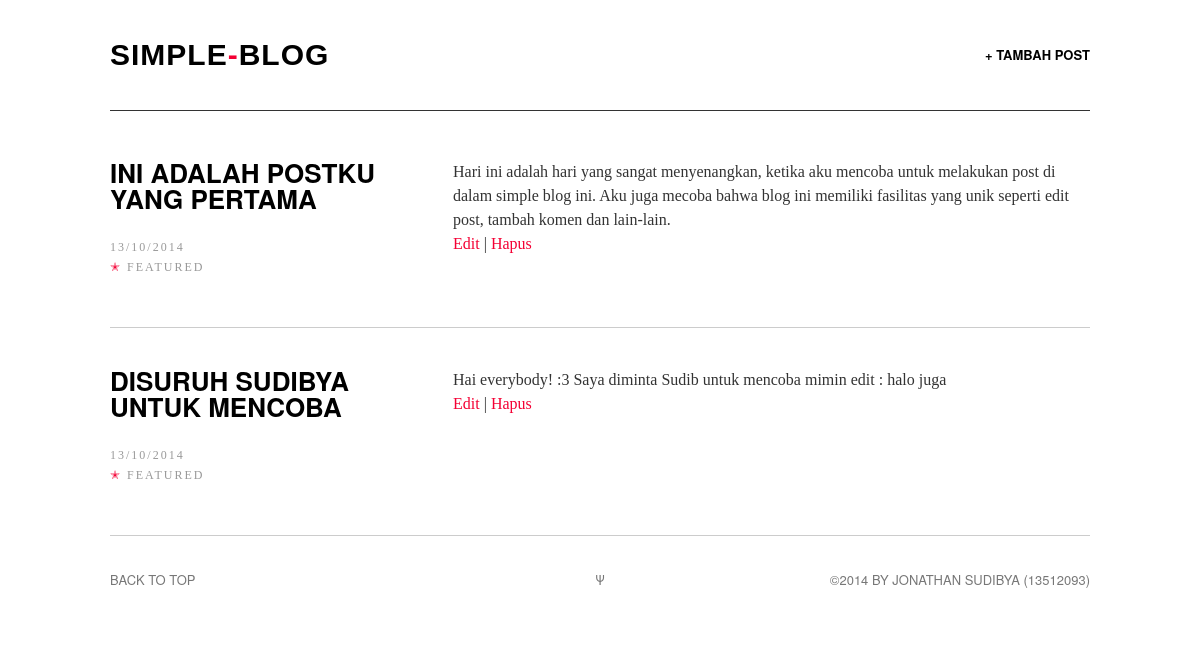
The page / on the database its author committed.
### tables this page shows
CREATE TABLE IF NOT EXISTS `post` (
  `post_id` int(11) NOT NULL AUTO_INCREMENT,
  `judul` varchar(32) NOT NULL,
  `tanggal` varchar(32) NOT NULL,
  `konten` mediumtext NOT NULL,
  PRIMARY KEY (`post_id`)
);

### index.php (the view, shortened to what this page needs)
<!DOCTYPE html>
<html>
<head>
<link rel="stylesheet" type="text/css" href="assets/css/screen.css" />
</head>
<body class="default">
<div class="wrapper">
<nav class="nav">
    <a style="border:none;" id="logo" href="index.html"><h1>Simple<span>-</span>Blog</h1></a>
    <ul class="nav-primary">
        <li><a href="new_post.php">+ Tambah Post</a></li>
    </ul>
</nav>
<div id="home">
    <div class="posts">
        <nav class="art-list">
          <ul class="art-list-body">
            <?php
              $con=mysqli_connect("localhost","root","12345","simple_blog");
              if (mysqli_connect_errno()){
                echo "Failed to connect to MySQL: " . mysqli_connect_error();
              }
              else{
                $sql = mysqli_query($con,"SELECT * FROM post ORDER BY post_id desc");
                while($row = mysqli_fetch_array($sql)) {
                  echo "<li class='art-list-item'>";
                  echo "<div class='art-list-item-title-and-time'>";
                  echo "<h2 class='art-list-title'><a href='post.php?id=". $row['post_id'] ."'>" . $row['judul'] . "</a></h2>";
                  echo "<div class='art-list-time'>" . $row['tanggal'] . "</div>";
                  echo "<div class='art-list-time'><span style='color:#F40034;'>&#10029;</span> Featured</div>";
                  echo "</div>";
                  echo "<p>" . $row['konten'] . "</p>";
                  echo "<p> <a href='edit_post.php?id=". $row['post_id'] . "'>Edit</a> | <a href='deletepost.php?id=". $row['post_id'] ."' onclick='return confirmDelete()'>Hapus</a> ";
                  echo "</li>";
                }
              }
            ?>
          </ul>
        </nav>
    </div>
</div>
<footer class="footer">
    <div class="back-to-top"><a href="">Back to top</a></div>
    <div class="psi">&Psi;</div>
    <aside class="offsite-links">
      <a href ="">&copy;2014 by Jonathan Sudibya (13512093)</a>
    </aside>
</footer>
</div>
</body>
</html>

### assets/css/screen.css (style rules this page uses)
html, body, div, span, object, iframe, h1, h2, h3, h4, h5, h6, p, blockquote, pre, a, address, cite, code, em, img, small, strong, ol, ul, li, fieldset, form, label, legend, table, caption, tbody, tfoot, thead, tr, th, td, article, aside, canvas, embed, figure, figcaption, footer, header, hgroup, menu, nav, section, summary, time, audio, video { margin: 0; padding: 0; border: 0; font-size: 100%; font: inherit; vertical-align: baseline; }
article, aside, details, figcaption, figure, footer, header, hgroup, menu, time, nav, section { display: block; }
html, body, .wrapper { min-height: 100%; }
html, body { height: 100%; }
.wrapper { min-height: 100%; }
body { overflow-x: hidden; font: 17px/28px ff-meta-serif-web-pro, "Georgia", serif; color: #333; background: #fff; }
h1, h2, h3, h4, h5, h6 { font-family: "proxima-nova", "helvetica neue", "helvetica", sans-serif; font-weight: normal; text-transform: uppercase; font-weight: 700; color: #000; text-rendering: optimizeLegibility; }
h1 { font-size: 50px; padding-bottom: 30px; }
h2 { font-size: 45px; padding-bottom: 25px; }
p { margin: 0 0 28px 0; }
a { color: #F40034; text-decoration: none; -webkit-transition: color .2s ease-in-out; -moz-transition: color .2s ease-in-out; transition: color .2s ease-in-out; }
.wrapper { max-width: 1500px; margin: 0 auto; background: #fff; }
.nav, .art-header-inner, .footer, .art-list, .abt, .fourohfour { width: 980px; }
.nav, .art-body-inner, .footer, .art-list, .abt, .fourohfour { position: relative; margin: 0 auto; }
.nav { position: absolute; top: 0; left: 50%; height: 70px; padding-top: 40px; margin-left: -490px; border-bottom: 1px solid #333; z-index: 2; }
#logo { float: left; }
.nav-primary { float: right; }
.nav-primary li { display: inline-block; margin-left: 10px; font-weight: 500; }
#logo h1, .nav-primary li, .nav-primary li a { font-family: "proxima-nova", "helvetica neue", "helvetica", sans-serif; font-weight: 700; font-size: 13px; line-height: 30px; color: #000; text-transform: uppercase; }
#logo h1 { height: 30px; margin-left: 0px; letter-spacing: 1px; font-family: 'Questrial', sans-serif; font-size: 30px; }
#logo h1 span { color: #F40034 !important; }
.nav li:first-child { margin-left: 0; }
.art-list { padding: 120px 0 0; }
.art-list-body { position: relative; overflow: hidden; }
.art-list-item { padding: 40px 0; list-style: none; overflow: hidden; border-bottom: 1px solid #ccc; }
.art-list-item:last-child { border-bottom: none; }
.art-list-title { font-size: 26px; line-height: 26px; font-weight: 700; }
.art-list-item-title-and-time { float: left; width: 30%; margin-bottom: 10px; }
.art-list-time { font-size: 12px; line-height: 20px; letter-spacing: 2px; text-transform: uppercase; color: #999; }
.art-list-title a { color: #000; }
.art-list-item p { width: 65%; float: left; margin-left: 5%; margin-bottom: 0; font-size: 16px; line-height: 24px; }
.footer { padding: 30px 0 40px; overflow: hidden; border-top: 1px solid #ccc; }
.footer, .footer a { font-family: "proxima-nova", "helvetica neue", "helvetica", sans-serif; font-size: 13px; text-transform: uppercase; color: #777; }
.back-to-top, .footer-nav, .offsite-links { width: 45%; float: left; }
.psi { width:10%; float:left; text-align: center; }
.offsite-links { text-align: right; }
.nav:before, .art-body-inner:before, .footer:before, .art-list:before { content:""; display:table; }
.nav:after, .art-body-inner:after, .footer:after, .art-list:after { clear:both; }
.nav, .art-body-inner, .footer, .art-list { zoom:1; }
.art-list, .nav, .abt, .art-body { -webkit-animation: le-fade .5s 0s 1 ease-out; -moz-animation: le-fade .5s 0s 1 ease-out; }

### rows shown on the page
post: judul "INI ADALAH POSTKU YANG PERTAMA", tanggal "13/10/2014", konten "Hari ini adalah hari yang sangat menyenangkan, ketika aku mencoba untuk melakukan post di dalam simple blog ini. Aku juga mecoba bahwa blog ini memiliki fasilitas yang unik seperti edit post, tambah komen dan lain-lain."
post: judul "DISURUH SUDIBYA UNTUK MENCOBA", tanggal "13/10/2014", konten "Hai everybody! :3 Saya diminta Sudib untuk mencoba mimin edit : halo juga"
